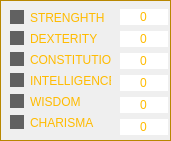
     <widget class="QFrame" name="frame_3">
      <property name="geometry">
       <rect>
        <x>10</x>
        <y>150</y>
        <width>171</width>
        <height>141</height>
       </rect>
      </property>
      <property name="styleSheet">
       <string notr="true">QFrame { 
	color: rgb(184, 135, 0);
} </string>
      </property>
      <property name="frameShape">
       <enum>QFrame::Box</enum>
      </property>
      <property name="frameShadow">
       <enum>QFrame::Plain</enum>
      </property>
      <widget class="QWidget" name="verticalLayoutWidget_3">
       <property name="geometry">
        <rect>
         <x>10</x>
         <y>10</y>
         <width>101</width>
         <height>121</height>
        </rect>
       </property>
       <layout class="QVBoxLayout" name="verticalLayout_3">
        <item>
         <widget class="QCheckBox" name="checkBox_21">
          <property name="styleSheet">
           <string notr="true">
QCheckBox::indicator {
		
	
	background-color: rgb(97, 97, 97);
}

QCheckBox{

color: rgb(255, 187, 0);

}
QCheckBox::indicator:checked {
    
	background-color: rgb(255, 187, 0);
}</string>
          </property>
          <property name="text">
           <string>STRENGHTH</string>
          </property>
         </widget>
        </item>
        <item>
         <widget class="QCheckBox" name="checkBox_20">
          <property name="styleSheet">
           <string notr="true">
QCheckBox::indicator {
		
	
	background-color: rgb(97, 97, 97);
}

QCheckBox{

color: rgb(255, 187, 0);

}
QCheckBox::indicator:checked {
    
	background-color: rgb(255, 187, 0);
}</string>
          </property>
          <property name="text">
           <string>DEXTERITY</string>
          </property>
         </widget>
        </item>
        <item>
         <widget class="QCheckBox" name="checkBox_22">
          <property name="styleSheet">
           <string notr="true">
QCheckBox::indicator {
		
	
	background-color: rgb(97, 97, 97);
}

QCheckBox{

color: rgb(255, 187, 0);

}
QCheckBox::indicator:checked {
    
	background-color: rgb(255, 187, 0);
}</string>
          </property>
          <property name="text">
           <string>CONSTITUTION</string>
          </property>
         </widget>
        </item>
        <item>
         <widget class="QCheckBox" name="checkBox_23">
          <property name="styleSheet">
           <string notr="true">
QCheckBox::indicator {
		
	
	background-color: rgb(97, 97, 97);
}

QCheckBox{

color: rgb(255, 187, 0);

}
QCheckBox::indicator:checked {
    
	background-color: rgb(255, 187, 0);
}</string>
          </property>
          <property name="text">
           <string>INTELLIGENCE</string>
          </property>
         </widget>
        </item>
        <item>
         <widget class="QCheckBox" name="checkBox_19">
          <property name="styleSheet">
           <string notr="true">
QCheckBox::indicator {
		
	
	background-color: rgb(97, 97, 97);
}

QCheckBox{

color: rgb(255, 187, 0);

}
QCheckBox::indicator:checked {
    
	background-color: rgb(255, 187, 0);
}</string>
          </property>
          <property name="text">
           <string>WISDOM</string>
          </property>
         </widget>
        </item>
        <item>
         <widget class="QCheckBox" name="checkBox_24">
          <property name="styleSheet">
           <string notr="true">
QCheckBox::indicator {
		
	
	background-color: rgb(97, 97, 97);
}

QCheckBox{

color: rgb(255, 187, 0);

}
QCheckBox::indicator:checked {
    
	background-color: rgb(255, 187, 0);
}</string>
          </property>
          <property name="text">
           <string>CHARISMA</string>
          </property>
         </widget>
        </item>
       </layout>
      </widget>
      <widget class="QWidget" name="verticalLayoutWidget_4">
       <property name="geometry">
        <rect>
         <x>120</x>
         <y>9</y>
         <width>48</width>
         <height>128</height>
        </rect>
       </property>
       <layout class="QVBoxLayout" name="verticalLayout_4">
        <item>
         <widget class="QLineEdit" name="lineEdit_30">
          <property name="font">
           <font>
            <pointsize>9</pointsize>
           </font>
          </property>
          <property name="styleSheet">
           <string notr="true">color: rgb(255, 187, 0);</string>
          </property>
          <property name="text">
           <string>0</string>
          </property>
          <property name="maxLength">
           <number>2</number>
          </property>
          <property name="frame">
           <bool>false</bool>
          </property>
          <property name="alignment">
           <set>Qt::AlignCenter</set>
          </property>
         </widget>
        </item>
        <item>
         <widget class="QLineEdit" name="lineEdit_32">
          <property name="font">
           <font>
            <pointsize>9</pointsize>
           </font>
          </property>
          <property name="styleSheet">
           <string notr="true">color: rgb(255, 187, 0);</string>
          </property>
          <property name="text">
           <string>0</string>
          </property>
          <property name="maxLength">
           <number>2</number>
          </property>
          <property name="frame">
           <bool>false</bool>
          </property>
          <property name="alignment">
           <set>Qt::AlignCenter</set>
          </property>
         </widget>
        </item>
        <item>
         <widget class="QLineEdit" name="lineEdit_33">
          <property name="font">
           <font>
            <pointsize>9</pointsize>
           </font>
          </property>
          <property name="styleSheet">
           <string notr="true">color: rgb(255, 187, 0);</string>
          </property>
          <property name="text">
           <string>0</string>
          </property>
          <property name="maxLength">
           <number>2</number>
          </property>
          <property name="frame">
           <bool>false</bool>
          </property>
          <property name="alignment">
           <set>Qt::AlignCenter</set>
          </property>
         </widget>
        </item>
        <item>
         <widget class="QLineEdit" name="lineEdit_31">
          <property name="font">
           <font>
            <pointsize>9</pointsize>
           </font>
          </property>
          <property name="styleSheet">
           <string notr="true">color: rgb(255, 187, 0);</string>
          </property>
          <property name="text">
           <string>0</string>
          </property>
          <property name="maxLength">
           <number>2</number>
          </property>
          <property name="frame">
           <bool>false</bool>
          </property>
          <property name="alignment">
           <set>Qt::AlignCenter</set>
          </property>
         </widget>
        </item>
        <item>
         <widget class="QLineEdit" name="lineEdit_35">
          <property name="font">
           <font>
            <pointsize>9</pointsize>
           </font>
          </property>
          <property name="styleSheet">
           <string notr="true">color: rgb(255, 187, 0);</string>
          </property>
          <property name="text">
           <string>0</string>
          </property>
          <property name="maxLength">
           <number>2</number>
          </property>
          <property name="frame">
           <bool>false</bool>
          </property>
          <property name="alignment">
           <set>Qt::AlignCenter</set>
          </property>
         </widget>
        </item>
        <item>
         <widget class="QLineEdit" name="lineEdit_29">
          <property name="font">
           <font>
            <pointsize>9</pointsize>
           </font>
          </property>
          <property name="styleSheet">
           <string notr="true">color: rgb(255, 187, 0);</string>
          </property>
          <property name="text">
           <string>0</string>
          </property>
          <property name="maxLength">
           <number>2</number>
          </property>
          <property name="frame">
           <bool>false</bool>
          </property>
          <property name="alignment">
           <set>Qt::AlignCenter</set>
          </property>
         </widget>
        </item>
       </layout>
      </widget>
     </widget>
